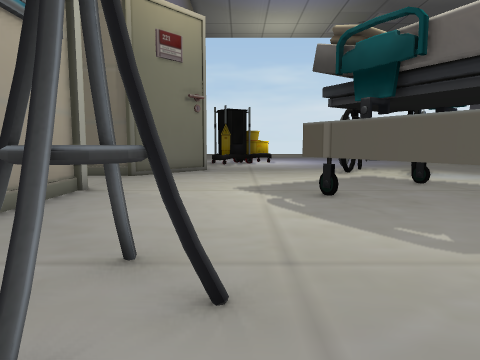
View 1 (above)

24 first-person views from a walk through a 3-D level made in the Unity game engine. The camera is 1.3 m above the floor, tilts 6° down and sees 70° across. The floor is counted in squares, 1 m on a side. Each view is taken from the middle of a square. On the plan, view 1 faces up. The plan holds only what a view shows up to about 15 squares ahead; the rest is blank. The place goes on beyond the plan.

View 2
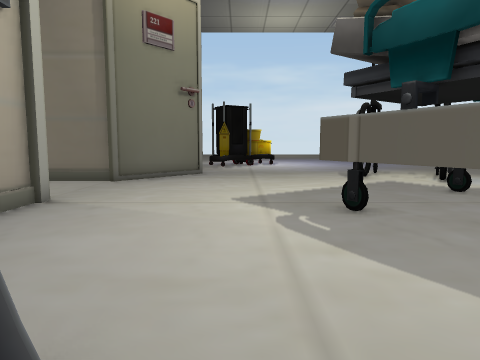

View 3
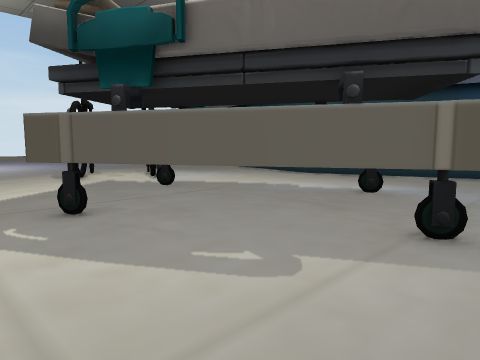

View 4
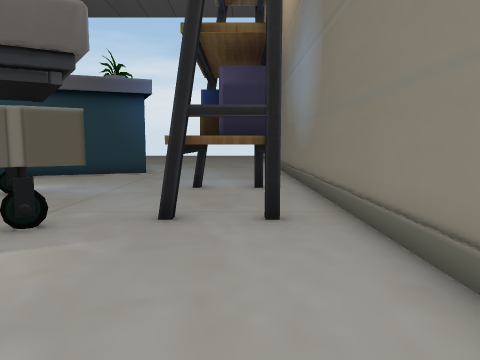

View 5
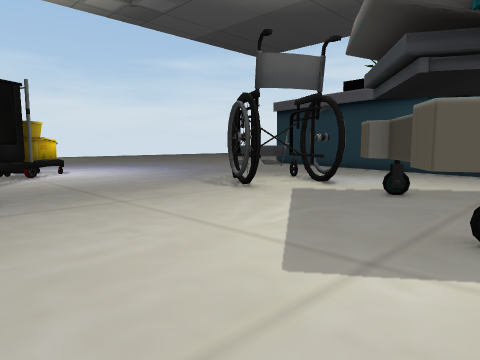

View 6
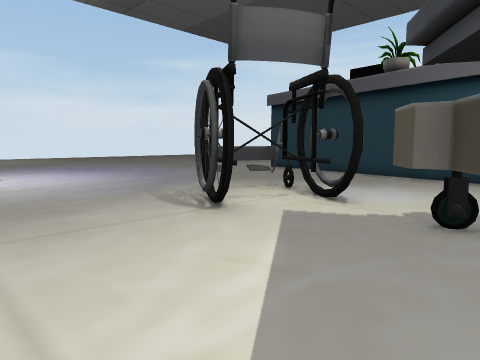

View 7
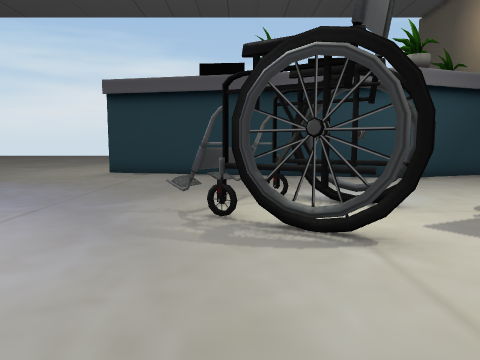

View 8
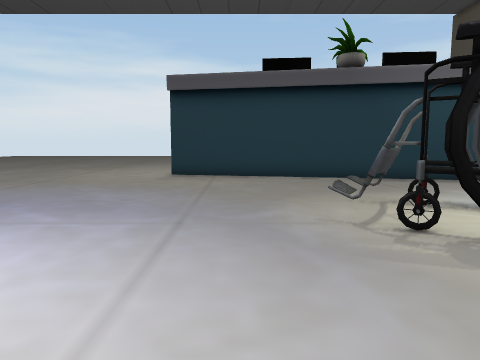

View 9
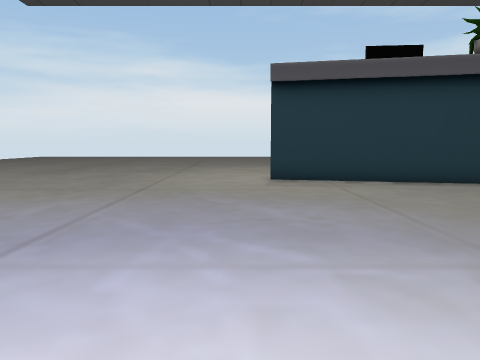

View 10
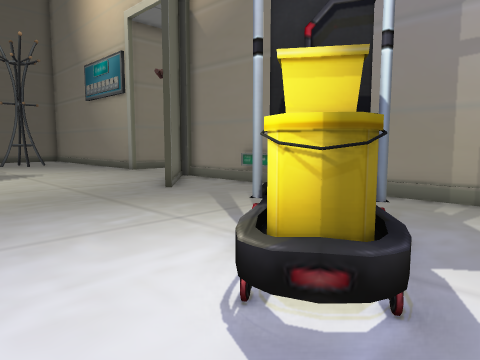

View 11
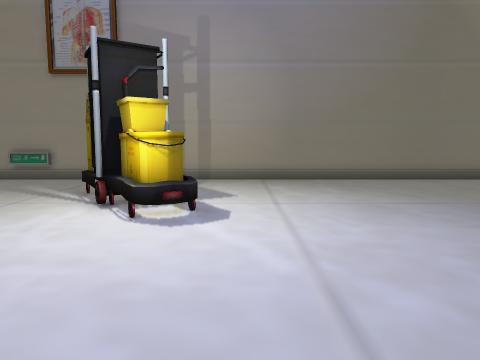

View 12
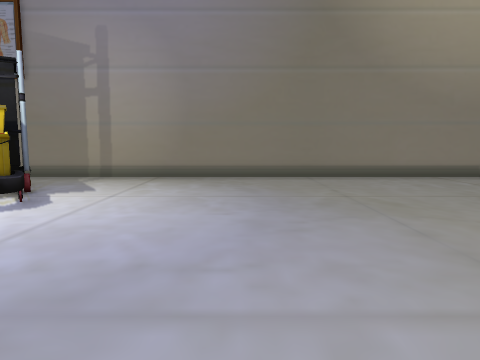

View 13
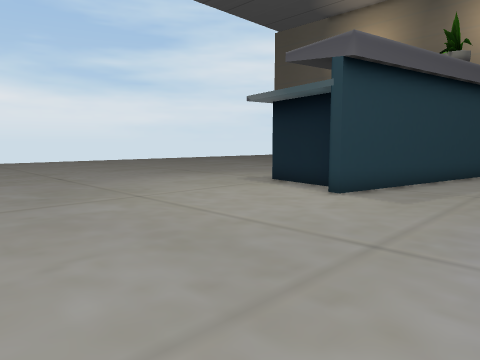

View 14
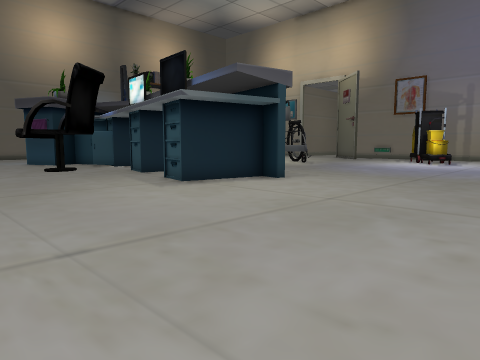

View 15
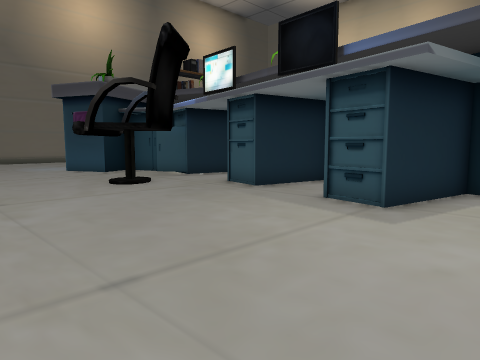

View 16
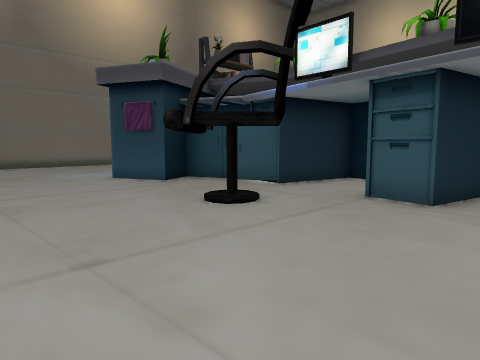

View 17
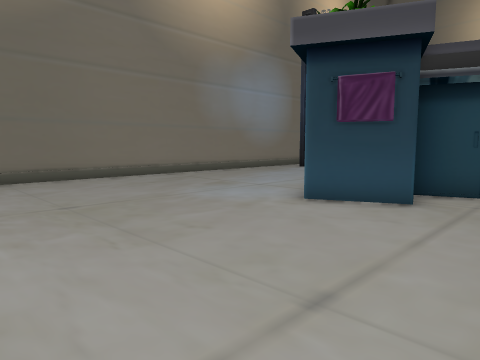

View 18
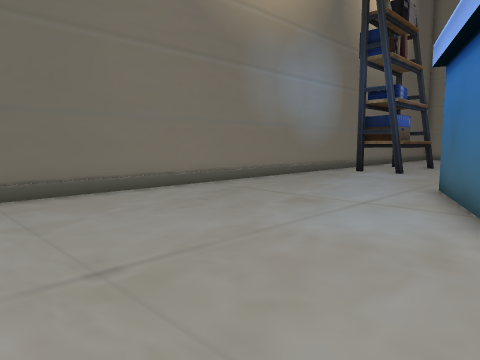

View 19
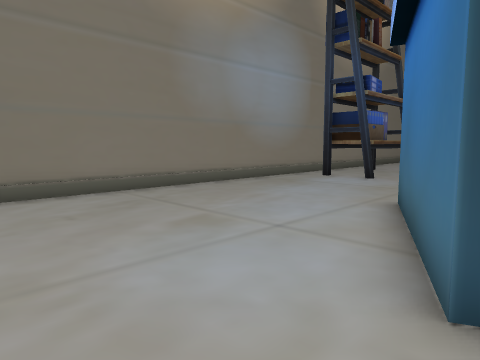

View 20
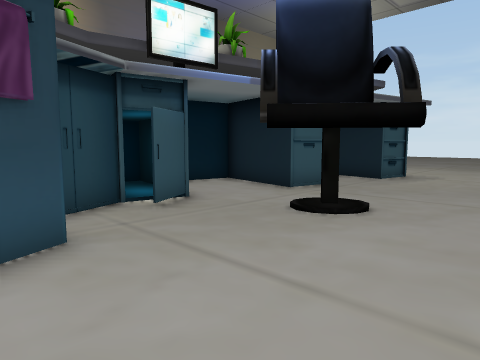

View 21
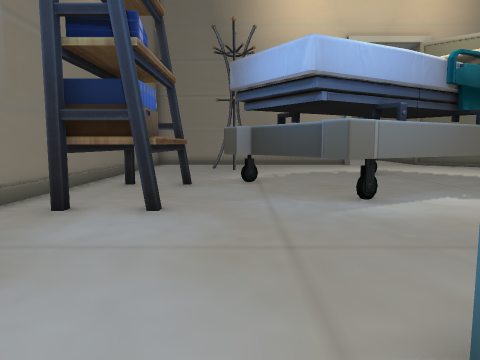

View 22
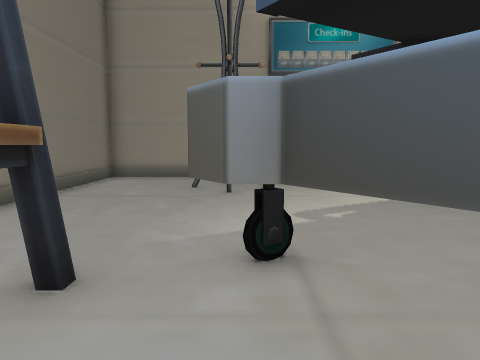

View 23
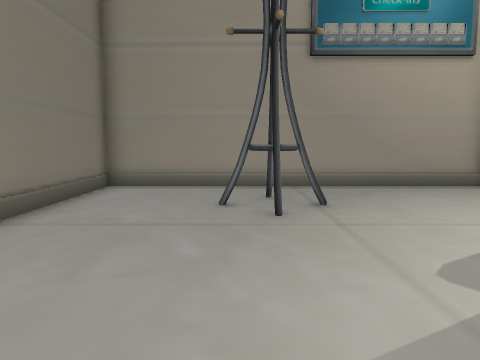

View 24
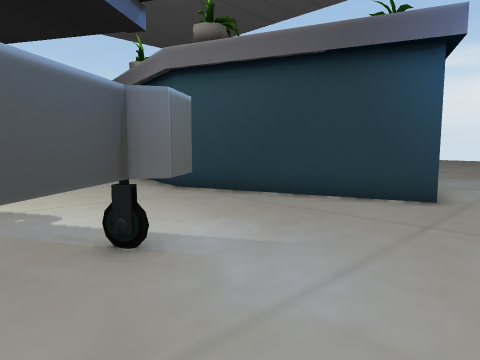

### Floor plan
Key: @ floor where view 1 was taken; # wall or solid block; . floor; = window, fence, low wall or low ledge; ^ raised ledge; T thing the floor can be seen under or through.
Columns run from 7 left of view 1 to 27 right of it. Each row starts with its distance up from view 1.
 36   #......
 35   #.......
 34   #.........            ..
 33   #..........          ...
 32   #............      .....
 31   #............   . ......    .. .
 30   #............ . ...............
 29   #............  .................
 28   #................................
 27   #................................
 26   #................................
 25   #.....##........................
 24   #... ###........................
 23   #...###........................
 22   #...#=..............###.........
 21   #...................#####.......
 20   #...................#####......
 19   #...................# ..........
 18   #...........T=......#..........
 17   #..#......TTTT=....#####........
 16   #.##......TTTT.....#####........
 15   ###.......T.TT.....#...........
 14 ####..........T......#...........
 13  ....................#.....###...
 12   ..........TT......#####..  ....
 11   ..........TT......##  #........ .
 10   #.......TT  T.....##  #.........
  9   #......T = =T......#  #..........
  8   #.......T= = T.....#  ###........
  7   #.......T   =T.....##   ##......
  6   #........T    T.....#  ###......
  5   #........TT= TT.....####........
  4   #...=.....TTT...................
  3   #..##=....TT....................
  2   #...#..........................
  1   #..........#^^##...............
  0   #....@.....^^  #...............
 -1   #...........^#^................
 -2   ###############################

Where each view was taken, in squares from view 1:
view 1: 0 up, 0 right, facing up
view 2: 2 up, 0 right, facing up
view 3: 2 up, 0 right, facing up-right
view 4: 0 up, 0 right, facing right
view 5: 8 up, 3 left, facing up-right
view 6: 10 up, 0 right, facing up-right
view 7: 17 up, 0 right, facing right
view 8: 20 up, 1 right, facing right
view 9: 24 up, 3 right, facing right
view 10: 26 up, 4 right, facing down-left
view 11: 26 up, 8 right, facing left
view 12: 30 up, 9 right, facing left
view 13: 31 up, 11 right, facing down-right
view 14: 31 up, 26 right, facing down-left
view 15: 24 up, 26 right, facing down-left
view 16: 19 up, 26 right, facing down-left
view 17: 11 up, 27 right, facing down-left
view 18: 7 up, 26 right, facing down-left
view 19: 7 up, 23 right, facing down-left
view 20: 7 up, 24 right, facing up-left
view 21: 3 up, 17 right, facing left
view 22: 3 up, 9 right, facing left
view 23: 2 up, 6 right, facing left
view 24: 2 up, 7 right, facing up-right
